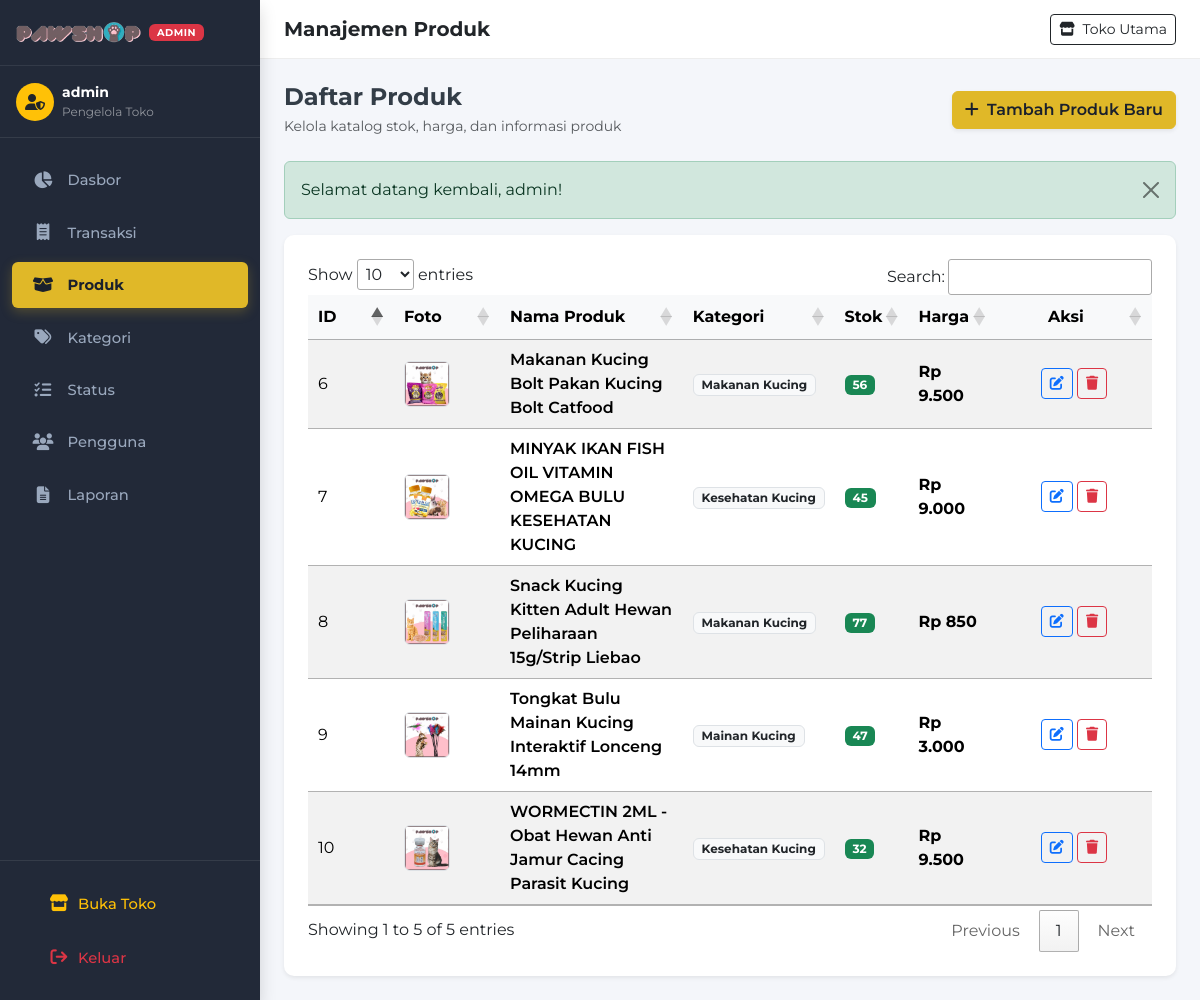
/admin/products.php (signed in), run on the app's committed database.
### tables this page shows
CREATE TABLE IF NOT EXISTS `users` (
  `id` int(11) NOT NULL AUTO_INCREMENT,
  `username` varchar(50) NOT NULL,
  `password` varchar(255) NOT NULL,
  `phone_number` varchar(30) DEFAULT NULL,
  `remember_token` varchar(255) DEFAULT '',
  `privilege` varchar(20) NOT NULL DEFAULT 'user',
  PRIMARY KEY (`id`),
  UNIQUE KEY `username` (`username`)
);

CREATE TABLE IF NOT EXISTS `produk` (
  `id` int(11) NOT NULL AUTO_INCREMENT,
  `gambar` varchar(255) NOT NULL DEFAULT 'x.jpg',
  `nama_produk` varchar(255) NOT NULL,
  `category_id` int(11) NOT NULL,
  `stok` int(11) NOT NULL DEFAULT 0,
  `harga` int(11) NOT NULL DEFAULT 0,
  `detail` text DEFAULT NULL,
  PRIMARY KEY (`id`),
  KEY `category_id` (`category_id`)
);

CREATE TABLE IF NOT EXISTS `kategori` (
  `id` int(11) NOT NULL AUTO_INCREMENT,
  `name` varchar(50) NOT NULL,
  PRIMARY KEY (`id`)
);

### src/AuthService.php (called while the page is built, shortened)
<?php
class AuthService
{
    public static function getUserById(int $userId): ?array
    {
        return Database::fetchOne("SELECT id, username, phone_number, privilege FROM users WHERE id = ?", [$userId]);
    }
    public static function getCurrentUserId(): ?int
    {
        return isset($_SESSION['userid']) ? (int)$_SESSION['userid'] : null;
    }
    public static function getCurrentUser(): ?array
    {
        $id = self::getCurrentUserId();
        return $id ? self::getUserById($id) : null;
    }
}

### src/Database.php (called while the page is built, shortened)
<?php
class Database
{
    private static ?Database $instance = null;
    private function __construct()
    {
        $host = getenv('DB_HOST') ?: 'localhost';
        $user = getenv('DB_USER') ?: 'root';
        $pass = getenv('DB_PASS') !== false ? getenv('DB_PASS') : '';
        $name = getenv('DB_NAME') ?: 'pawshop';
        $port = getenv('DB_PORT') ? (int)getenv('DB_PORT') : 3306;
        if (extension_loaded('pdo_mysql')) {
            $dsn = "mysql:host={$host};port={$port};dbname={$name};charset=utf8mb4";
            $options = [
                PDO::ATTR_ERRMODE            => PDO::ERRMODE_EXCEPTION,
                PDO::ATTR_DEFAULT_FETCH_MODE => PDO::FETCH_ASSOC,
                PDO::ATTR_EMULATE_PREPARES   => false,
            ];
            try {
                $this->pdo = new PDO($dsn, $user, $pass, $options);
                $this->usePdo = true;
                return;
            } catch (PDOException $e) {
            }
        }
        die("Database connection failed: Neither PDO (pdo_mysql) nor MySQLi extension is installed.");
    }
    public static function getInstance(): Database
    {
        if (self::$instance === null) {
            self::$instance = new self();
        }
        return self::$instance;
    }
    public static function query(string $sql, array $params = []): array
    {
        $db = self::getInstance();
        if ($db->usePdo && $db->pdo) {
            $stmt = $db->pdo->prepare($sql);
            $stmt->execute($params);
            return $stmt->fetchAll();
        }
        return [];
    }
    public static function fetchOne(string $sql, array $params = []): ?array
    {
        $db = self::getInstance();
        if ($db->usePdo && $db->pdo) {
            $stmt = $db->pdo->prepare($sql);
            $stmt->execute($params);
            $res = $stmt->fetch();
            return $res ?: null;
        }
        return null;
    }
}

### src/ProductService.php (called while the page is built, shortened)
<?php
class ProductService
{
    public static function getAll(?int $categoryId = null, ?string $search = null, int $limit = 0, int $offset = 0): array
    {
        $sql = "SELECT p.*, k.name AS kategori_name
                FROM produk p
                LEFT JOIN kategori k ON p.category_id = k.id
                WHERE 1=1";
        $params = [];
        $sql .= " ORDER BY p.id ASC";
        return Database::query($sql, $params);
    }
}

### admin/products.php (the view, shortened to what this page needs)
<?php
require_once __DIR__ . '/../config/database.php';
$products = ProductService::getAll();
include __DIR__ . '/../includes/admin-header.php';
?>
<div class="d-flex justify-content-between align-items-center mb-4">
  <div>
    <h4 class="fw-bold mb-1">Daftar Produk</h4>
    <p class="text-muted small mb-0">Kelola katalog stok, harga, dan informasi produk</p>
  </div>
  <button type="button" class="btn btn-pawshop shadow-sm" data-bs-toggle="modal" data-bs-target="#createProduct">
    <i class="fa-solid fa-plus me-1"></i> Tambah Produk Baru
  </button>
</div>
<?= render_flash() ?>
<div class="card shadow-sm border-0">
  <div class="card-body p-4">
    <div class="table-responsive">
      <table class="table table-striped table-hover align-middle mb-0" id="productDataTables">
        <thead class="table-light">
          <tr>
            <th style="width: 50px;">ID</th>
            <th style="width: 70px;">Foto</th>
            <th>Nama Produk</th>
            <th>Kategori</th>
            <th>Stok</th>
            <th>Harga</th>
            <th style="width: 120px;" class="text-center">Aksi</th>
          </tr>
        </thead>
        <tbody>
          <?php foreach ($products as $row): ?>
            <tr>
              <td><?= $row['id']; ?></td>
              <td>
                <img src="<?= BASE_URL ?>assets/images/<?= htmlspecialchars($row['gambar'] ?: 'x.jpg'); ?>" class="rounded object-fit-cover border" width="46" height="46" alt="" onerror="this.src='<?= BASE_URL ?>assets/images/brand/logo.png'">
              </td>
              <td class="fw-semibold"><?= htmlspecialchars($row['nama_produk']); ?></td>
              <td><span class="badge bg-light text-dark border"><?= htmlspecialchars($row['kategori_name'] ?? '-'); ?></span></td>
              <td>
                <span class="badge <?= ($row['stok'] < 20) ? 'bg-danger' : 'bg-success' ?>">
                  <?= $row['stok']; ?>
                </span>
              </td>
              <td class="fw-bold"><?= format_rupiah($row['harga']); ?></td>
              <td class="text-center">
                <button type="button" class="btn btn-sm btn-outline-primary" data-bs-toggle="modal" data-bs-target="#editProduct" data-id="<?= $row['id']; ?>" title="Edit">
                  <i class="fa-solid fa-pen-to-square"></i>
                </button>
                <button type="button" class="btn btn-sm btn-outline-danger" data-bs-toggle="modal" data-bs-target="#deleteProduct" data-id="<?= $row['id']; ?>" title="Hapus">
                  <i class="fa-solid fa-trash"></i>
                </button>
              </td>
            </tr>
          <?php endforeach; ?>
        </tbody>
      </table>
    </div>
  </div>
</div>
<?php include __DIR__ . '/../includes/admin-footer.php'; ?>

### includes/admin-sidebar.php (shortened to what this page needs)
<?php
$cur = basename($_SERVER['PHP_SELF']);
$adminUser = \App\AuthService::getCurrentUser();
?>
<aside class="admin-sidebar shadow" id="adminSidebar">
  <div class="sidebar-brand d-flex align-items-center justify-content-between">
    <a href="<?= BASE_URL ?>admin/index.php" class="d-flex align-items-center gap-2 text-decoration-none text-nowrap">
      <img src="<?= BASE_URL ?>assets/images/brand/logo.png" style="height: 25px; max-width: 125px; object-fit: contain;" alt="Pawshop">
      <span class="badge bg-danger text-uppercase px-2 py-1 flex-shrink-0" style="font-size: 0.62rem; letter-spacing: 0.5px; font-weight: 700;">ADMIN</span>
    </a>
  </div>
  <div class="px-3 py-3 border-bottom border-secondary border-opacity-25 d-flex align-items-center gap-2">
    <div class="bg-warning text-dark rounded-circle d-flex align-items-center justify-content-center fw-bold flex-shrink-0" style="width: 38px; height: 38px;">
      <i class="fa-solid fa-user-shield"></i>
    </div>
    <div class="overflow-hidden">
      <div class="text-white fw-bold text-truncate small"><?= htmlspecialchars($adminUser['username'] ?? 'Administrator') ?></div>
      <div class="text-white-50" style="font-size: 0.75rem;">Pengelola Toko</div>
    </div>
  </div>
  <nav class="mt-3 flex-grow-1">
    <ul class="nav flex-column">
      <li class="nav-item">
        <a class="nav-link <?= ($cur == 'index.php') ? 'active' : '' ?>" href="<?= BASE_URL ?>admin/index.php">
          <i class="fa-solid fa-chart-pie"></i>
          <span>Dasbor</span>
        </a>
      </li>
      <li class="nav-item">
        <a class="nav-link <?= ($cur == 'transactions.php') ? 'active' : '' ?>" href="<?= BASE_URL ?>admin/transactions.php">
          <i class="fa-solid fa-receipt"></i>
          <span>Transaksi</span>
        </a>
      </li>
      <li class="nav-item">
        <a class="nav-link <?= ($cur == 'products.php') ? 'active' : '' ?>" href="<?= BASE_URL ?>admin/products.php">
          <i class="fa-solid fa-box-open"></i>
          <span>Produk</span>
        </a>
      </li>
      <li class="nav-item">
        <a class="nav-link <?= ($cur == 'categories.php') ? 'active' : '' ?>" href="<?= BASE_URL ?>admin/categories.php">
          <i class="fa-solid fa-tags"></i>
          <span>Kategori</span>
        </a>
      </li>
      <li class="nav-item">
        <a class="nav-link <?= ($cur == 'statuses.php') ? 'active' : '' ?>" href="<?= BASE_URL ?>admin/statuses.php">
          <i class="fa-solid fa-list-check"></i>
          <span>Status</span>
        </a>
      </li>
      <li class="nav-item">
        <a class="nav-link <?= ($cur == 'users.php') ? 'active' : '' ?>" href="<?= BASE_URL ?>admin/users.php">
          <i class="fa-solid fa-users"></i>
          <span>Pengguna</span>
        </a>
      </li>
      <li class="nav-item">
        <a class="nav-link <?= ($cur == 'reports.php') ? 'active' : '' ?>" href="<?= BASE_URL ?>admin/reports.php">
          <i class="fa-solid fa-file-lines"></i>
          <span>Laporan</span>
        </a>
      </li>
    </ul>
  </nav>
  <div class="p-3 border-top border-secondary border-opacity-25 mt-auto">
    <a href="<?= BASE_URL ?>index.php" target="_blank" class="nav-link mb-2 text-warning d-flex align-items-center gap-2">
      <i class="fa-solid fa-store"></i>
      <span>Buka Toko</span>
    </a>
    <a href="<?= BASE_URL ?>auth/logout.php" class="nav-link text-danger d-flex align-items-center gap-2">
      <i class="fa-solid fa-arrow-right-from-bracket"></i>
      <span>Keluar</span>
    </a>
  </div>
</aside>

### assets/css/style.css (style rules this page uses)
:root { --pawshop-primary: #e0b828; --pawshop-primary-hover: #cfa517; --pawshop-dark: #293144; --pawshop-navy: #293144; --pawshop-dark-hover: #1e2433; --pawshop-sidebar: #222938; --pawshop-sidebar-active: #2e374b; --pawshop-sidebar-text: #9aa8bd; --pawshop-sidebar-hover: #2b3447; --pawshop-blue: #20639b; --pawshop-coral: #ed553b; --pawshop-teal: #3caea3; --pawshop-yellow: #f6d55c; --pawshop-bg: #f8f9fc; }
body { font-family: 'Montserrat', -apple-system, BlinkMacSystemFont, "Segoe UI", Roboto, sans-serif; color: #333d47; background-color: var(--pawshop-bg); }
.btn-pawshop { background-color: var(--pawshop-primary); border-color: var(--pawshop-primary); color: #1a202c; font-weight: 600; transition: all 0.2s ease-in-out; }
.card { border-radius: 10px; border: 1px solid rgba(0,0,0,0.06); transition: transform 0.2s ease, box-shadow 0.2s ease; }
.admin-sidebar { width: 260px; background-color: var(--pawshop-sidebar); color: var(--pawshop-sidebar-text); flex-shrink: 0; display: flex; flex-direction: column; transition: all 0.3s ease; z-index: 1030; }
.admin-sidebar .sidebar-brand { padding: 1.25rem 1rem; border-bottom: 1px solid rgba(255, 255, 255, 0.08); }
.admin-sidebar .nav-link { color: var(--pawshop-sidebar-text); padding: 0.75rem 1.25rem; font-weight: 500; font-size: 0.92rem; display: flex; align-items: center; gap: 0.85rem; border-radius: 6px; margin: 0.2rem 0.75rem; transition: all 0.15s ease-in-out; }
.admin-sidebar .nav-link.active { background-color: var(--pawshop-primary); color: #1a202c !important; font-weight: 700; box-shadow: 0 4px 12px rgba(224, 184, 40, 0.25); }
.admin-sidebar .nav-link i { font-size: 1.05rem; width: 22px; text-align: center; }

### data on the page
users: username "admin"
produk: id "6", gambar (picture), nama_produk "Makanan Kucing Bolt Pakan Kucing Bolt Catfood", kategori.name "Makanan Kucing", stok "56", harga "Rp 9.500"
produk: id "7", gambar (picture), nama_produk "MINYAK IKAN FISH OIL VITAMIN OMEGA BULU KESEHATAN KUCING", kategori.name "Kesehatan Kucing", stok "45", harga "Rp 9.000"
produk: id "8", gambar (picture), nama_produk "Snack Kucing Kitten Adult Hewan Peliharaan 15g/Strip Liebao", kategori.name "Makanan Kucing", stok "77", harga "Rp 850"
produk: id "9", gambar (picture), nama_produk "Tongkat Bulu Mainan Kucing Interaktif Lonceng 14mm", kategori.name "Mainan Kucing", stok "47", harga "Rp 3.000"
produk: id "10", gambar (picture), nama_produk "WORMECTIN 2ML - Obat Hewan Anti Jamur Cacing Parasit Kucing", kategori.name "Kesehatan Kucing", stok "32", harga "Rp 9.500"

### other printed values
$pageTitle "Manajemen Produk"
